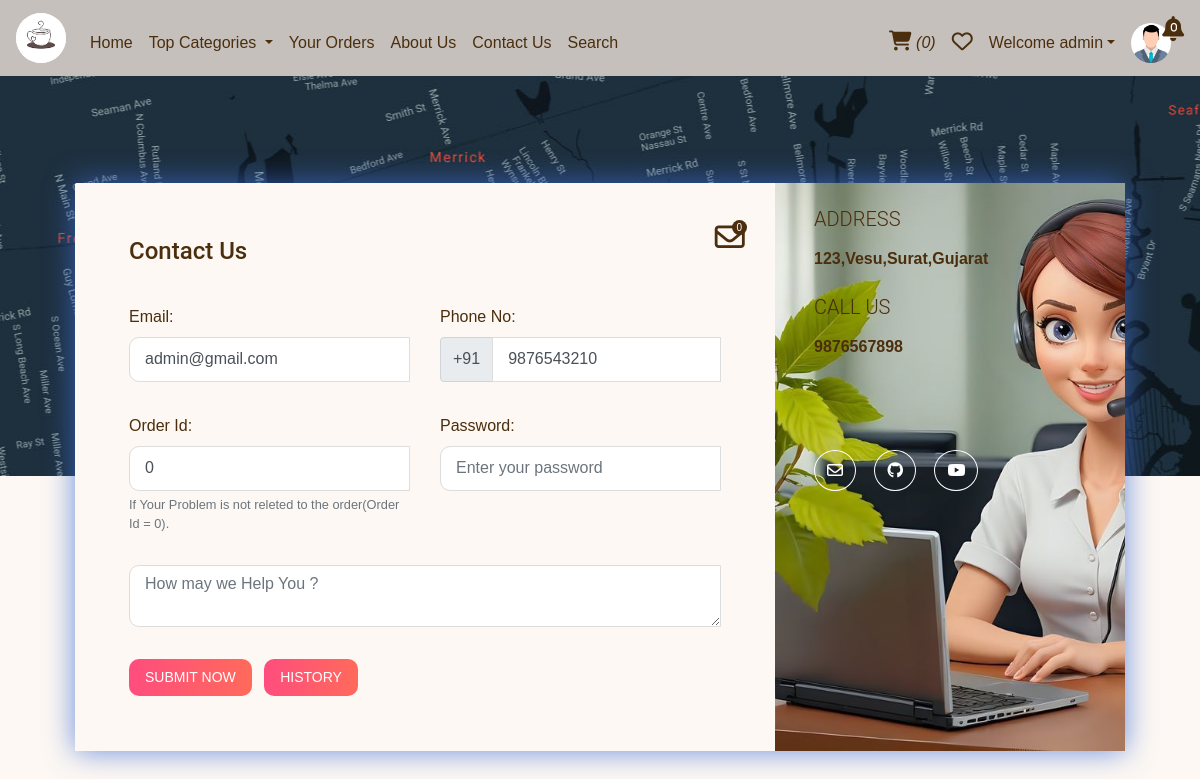
The app's page /contact.php (signed in) with its own data.
### tables this page shows
CREATE TABLE users (
    user_id INT PRIMARY KEY AUTO_INCREMENT,
    user_name TEXT,
    firstname TEXT,
    lastname TEXT,
    user_email TEXT,
    user_phone TEXT,
    user_type TEXT,
    user_password TEXT,
    user_join_date DATE,
    user_img TEXT
);

CREATE TABLE site (
    temp_id INT PRIMARY KEY AUTO_INCREMENT,
    system_name TEXT,
    email TEXT,
    contact TEXT,
    address TEXT,
    date_time TIMESTAMP
);

### contact.php (the view, shortened to what this page needs)
<!DOCTYPE html>
<html lang="en">
<head>
    <link rel="stylesheet" href="https://stackpath.bootstrapcdn.com/bootstrap/4.5.0/css/bootstrap.min.css">
    <link rel="stylesheet" href="https://use.fontawesome.com/releases/v5.8.2/css/all.css">
    <link href="assets/css/style.css" rel="stylesheet">
</head>
<body>
    <?php
        include("partial/_nav.php");
    ?>
    <div class="contact2" style="background-image: url(assets/img/map.jpg); height:400px;" id="contact">
        <div class="container2" style="margin-top: 0;">
            <div class="row5 contact-container">
                <div class="col-lg-12">
                    <div class="card5 card-shadow border-0 mb-4">
                        <div class="row5" style="gap: 0;">
                            <div class="col-lg-8" style="background: #fdf8f3;">
                                <div class="contact-box p-4">
                                    <div class="row5">
                                        <div class="col-lg-8">
                                            <h4 class="title">Contact Us</h4>
                                        </div>
                                        <?php
                                            if($loggedin)
                                            {
                                        ?>
                                            <div class="col-lg-4">
                                                <div class="icon-badge-container mx-1" style="padding-left: 167px;">
                                                    <a href="#" data-toggle="modal" data-target="#adminReply">
                                                        <i class="far fa-envelope icon-badge-icon"></i>
                                                    </a>
                                                    <div class="icon-badge"><b><span id="totalMessage">0</span></b></div>
                                                </div>
                                            </div>
                                    </div>
                                    <?php
                                        $passSql = "SELECT * FROM users WHERE user_id = '$userId'";
                                        $passResult = mysqli_query($conn, $passSql);
                                        $passRow = mysqli_fetch_array($passResult);
                                        $email = $passRow['user_email'];
                                        $phone = $passRow['user_phone'];
                                    ?>
                                    <form action="partial/_manageContactUs.php" method="POST">
                                        <div class="row5">
                                            <div class="col-lg-6">
                                                <div class="form-group mt-3">
                                                    <b><label for="email">Email:</label></b>
                                                    <input type="email" class="form-control" id="email" name="email" placeholder="Enter your Email" required value="<?php echo $email; ?>">
                                                </div>
                                            </div>
                                            <div class="col-lg-6">
                                                <div class="form-group mt-3">
                                                    <b><label for="phone">Phone No:</label></b>
                                                    <div class="input-group mb-3">
                                                        <div class="input-group-prepend">
                                                            <span class="input-group-text" id="basic-addon">+91</span>
                                                        </div>
                                                        <input type="tel" class="form-control" id="phone" name="phone" aria-describedby="basic-addon" placeholder="Enter Your Phone Number" required pattern="[0-9]{10}" value="<?php echo $phone; ?>">
                                                    </div>
                                                </div>
                                            </div>
                                            <div class="col-lg-6">
                                                <div class="form-group mt-3">
                                                    <b><label for="orderid">Order Id:</label></b>
                                                    <input type="text" class="form-control" id="orderid" name="orderid" placeholder="Order Id" value="0">
                                                    <small id="orderIdHelp" class="form-text text-muted">If Your Problem is not releted to the order(Order Id = 0).</small>
                                                </div>
                                            </div>
                                            <div class="col-lg-6">
                                                <div class="form-group mt-3">
                                                    <b><label for="password">Password:</label></b>
                                                    <input type="password" class="form-control" id="password" name="password" placeholder="Enter your password" required data-toggle="password">
                                                </div>
                                            </div>
                                            <div class="col-lg-12">
                                                <div class="form-group mt-3">
                                                    <textarea class="form-control" id="message" name="message" rows="2" required minlength="6" placeholder="How may we Help You ?"></textarea>
                                                </div>
                                            </div>
                                                <div class="col-lg-12">
                                                    <button type="submit" class="btn btn-danger-gradiant mt-3 mb-3 text-white border-0 py-2 px-3"><span>SUBMIT NOW <i class="ti-arrow-right"></i></span></button>
                                                    <button type="button" class="btn btn-danger-gradiant mt-3 mb-3 text-white border-0 py-2 px-3 mx-2" data-toggle="modal" data-target="#history"><span>HISTORY <i class="ti-arrow-right"></i></span></button>
                                                </div>
                                            <?php
                                                }
                                                else
                                                {
                                            ?>
                                                 <div class="col-lg-12">
                                                    <font style="font-size:22px;">First Login to Contact with Us.<a class="alert-link" data-toggle="modal" data-target="#loginModal" style="cursor: pointer;color:4b2e0d;font-weight:bold;">Login</a></strong></font>
                                                </div>
                                            <?php
                                                }
                                            ?>
                                        </div>
                                    </form>
                                </div>
                            </div>
                            <?php
                                $sql = "SELECT * FROM site";
                                $result = mysqli_query($conn, $sql);
                                $row = mysqli_fetch_array($result);
                                $address = $row['address'];
                                $email = $row['email'];
                                $contact = $row['contact'];
                                echo '<div class="col-lg-4 bg-image" style="background-image:url(assets/img/contact.jpg)">
                                    <div class="detail-box p-4" style="color:#4b2e0d">
                                        <h5 class="font-weight-light mb-3">ADDRESS</h5>
                                        <p class="op-7" style="font-weight:bold;">'.$address.'</p>
                                        <h5 class="font-weight-light mb-3 mt-4">CALL US</h5>
                                        <p class="op-7" style="font-weight:bold;">'.$contact.'</p>
                                        <div class="round-social light">
                                            <a href="https://mail.google.com/mail/?view=cm&fs=1&tf=1&to=' .$email. '" class="ml-0 text-decoration-none text-white border border-white rounded-circle" target="_blank"><i class="far fa-envelope"></i></a>
                                            <a href="https://github.com/" class="text-decoration-none text-white border border-white rounded-circle" target="_blank"><i class="fab fa-github"></i></i></a>
                                            <a href="https://youtube.com/" class="text-decoration-none text-white border border-white rounded-circle" target="_blank"><i class="fab fa-youtube"></i></a>
                                        </div>
                                    </div>
                                </div>';
                            ?>
                        </div>
                    </div>
                </div>
            </div>
        </div>
    </div>
</body>
</html>

### assets/css/style.css (style rules this page uses)
* { scroll-behavior: smooth; }
h1, h2, h3, h4, h5, h6 { font-family: "Roboto", sans-serif; }
body { font-family: "Arial", sans-serif; background-color: #fdf8f3; color: #4b2e0d; margin: 0; padding: 0; }
.btn { display: inline-block; padding: 10px 20px; background-color: #7d6f69; color: #fff; font-size: 14px; text-decoration: none; border-radius: 10px; transition: background-color 0.3s; }
.container2 { width: 90%; max-width: 1200px; margin: 30px auto; }
.col-lg-8 { flex: 1 1 60%; max-width: 100%; border-radius: 5px; padding: 15px; }
.row5 { display: flex; flex-wrap: wrap; }
.icon-badge-container { position: absolute; }
.icon-badge-icon, .fa-bell { font-size: 30px; color: #4b2e0d; position: relative; }
.icon-badge { background-color: #4b2e0d; font-size: 10px; color: white; text-align: center; width: 15px; height: 15px; border-radius: 50%; position: relative; top: -35px; left: 17px; }
.contact2 { font-family: "Montserrat", sans-serif; font-weight: 300; background-position: center top; }
.contact2 .bg-image { background-size: cover; position: relative; display: -webkit-box; display: -webkit-flex; display: -ms-flexbox; display: flex; }
.contact2 .card5.card-shadow { -webkit-box-shadow: 0px 0px 30px rgba(115, 128, 157, 0.1); box-shadow: 0px 0px 30px rgba(61, 109, 214, 0.774); }
.contact2 .detail-box .round-social { margin-top: 100px; }
.contact2 .round-social a { background: transparent; margin: 0 7px; padding: 11px 12px; }
.contact2 .contact-container { position: relative; top: 107px; }
.contact2 .btn-danger-gradiant { background: #ff4d7e; background: -webkit-linear-gradient( legacy-direction(to right), #ff4d7e 0%, #ff6a5b 100% ); background: -webkit-gradient( linear, left top, right top, from(#ff4d7e), to(#ff6a5b) ); background: -webkit-linear-gradient(left, #ff4d7e 0%, #ff6a5b 100%); background: -o-linear-gradient(left, #ff4d7e 0%, #ff6a5b 100%); background: linear-gradient(to right, #ff4d7e 0%, #ff6a5b 100%); }
.card5 { position: relative; display: -webkit-box; display: -ms-flexbox; display: flex; -webkit-box-orient: vertical; -webkit-box-direction: normal; -ms-flex-direction: column; flex-direction: column; min-width: 0; word-wrap: break-word; background-color: #fff; background-clip: border-box; border: 1px solid rgba(0, 0, 0, 0.1); border-radius: 0.1rem; }
.form-control { height: 45px; border-radius: 10px 0 0 10px; border: 1px solid #ddd; padding-left: 15px; font-size: 16px; }

### records on screen
users: email "admin@gmail.com", phone "9876543210"
site: address "123,Vesu,Surat,Gujarat", contact "9876567898"

### other values on screen
$count "0"
$username "admin"
